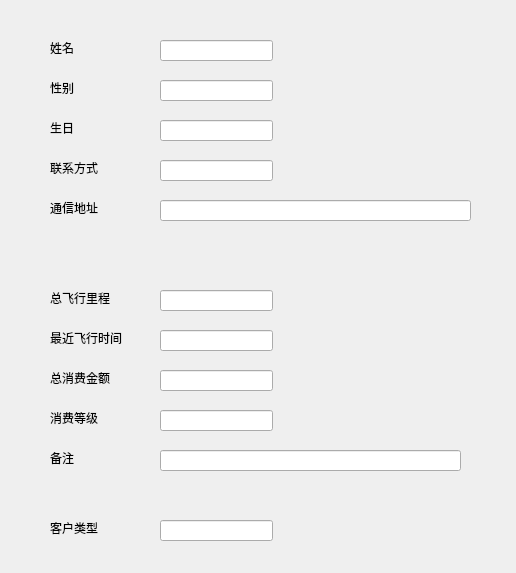
<?xml version="1.0" encoding="UTF-8"?>
<ui version="4.0">
 <class>Dialog</class>
 <widget class="QDialog" name="Dialog">
  <property name="geometry">
   <rect>
    <x>0</x>
    <y>0</y>
    <width>516</width>
    <height>573</height>
   </rect>
  </property>
  <property name="windowTitle">
   <string>详细信息</string>
  </property>
  <widget class="QLabel" name="label">
   <property name="geometry">
    <rect>
     <x>50</x>
     <y>40</y>
     <width>31</width>
     <height>16</height>
    </rect>
   </property>
   <property name="text">
    <string>姓名</string>
   </property>
  </widget>
  <widget class="QLabel" name="label_2">
   <property name="geometry">
    <rect>
     <x>50</x>
     <y>80</y>
     <width>31</width>
     <height>16</height>
    </rect>
   </property>
   <property name="text">
    <string>性别</string>
   </property>
  </widget>
  <widget class="QLabel" name="label_3">
   <property name="geometry">
    <rect>
     <x>50</x>
     <y>120</y>
     <width>31</width>
     <height>16</height>
    </rect>
   </property>
   <property name="text">
    <string>生日</string>
   </property>
  </widget>
  <widget class="QLabel" name="label_4">
   <property name="geometry">
    <rect>
     <x>50</x>
     <y>160</y>
     <width>71</width>
     <height>16</height>
    </rect>
   </property>
   <property name="text">
    <string>联系方式</string>
   </property>
  </widget>
  <widget class="QLabel" name="label_5">
   <property name="geometry">
    <rect>
     <x>50</x>
     <y>200</y>
     <width>61</width>
     <height>16</height>
    </rect>
   </property>
   <property name="text">
    <string>通信地址</string>
   </property>
  </widget>
  <widget class="QLabel" name="label_6">
   <property name="geometry">
    <rect>
     <x>50</x>
     <y>290</y>
     <width>81</width>
     <height>16</height>
    </rect>
   </property>
   <property name="text">
    <string>总飞行里程</string>
   </property>
  </widget>
  <widget class="QLabel" name="label_7">
   <property name="geometry">
    <rect>
     <x>50</x>
     <y>330</y>
     <width>101</width>
     <height>16</height>
    </rect>
   </property>
   <property name="text">
    <string>最近飞行时间</string>
   </property>
  </widget>
  <widget class="QLabel" name="label_8">
   <property name="geometry">
    <rect>
     <x>50</x>
     <y>370</y>
     <width>81</width>
     <height>16</height>
    </rect>
   </property>
   <property name="text">
    <string>总消费金额</string>
   </property>
  </widget>
  <widget class="QLabel" name="label_9">
   <property name="geometry">
    <rect>
     <x>50</x>
     <y>520</y>
     <width>81</width>
     <height>16</height>
    </rect>
   </property>
   <property name="text">
    <string>客户类型</string>
   </property>
  </widget>
  <widget class="QLabel" name="label_10">
   <property name="geometry">
    <rect>
     <x>50</x>
     <y>410</y>
     <width>81</width>
     <height>16</height>
    </rect>
   </property>
   <property name="text">
    <string>消费等级</string>
   </property>
  </widget>
  <widget class="QLabel" name="label_11">
   <property name="geometry">
    <rect>
     <x>50</x>
     <y>450</y>
     <width>81</width>
     <height>16</height>
    </rect>
   </property>
   <property name="text">
    <string>备注</string>
   </property>
  </widget>
  <widget class="QLineEdit" name="lineEdit">
   <property name="geometry">
    <rect>
     <x>160</x>
     <y>40</y>
     <width>113</width>
     <height>21</height>
    </rect>
   </property>
  </widget>
  <widget class="QLineEdit" name="lineEdit_2">
   <property name="geometry">
    <rect>
     <x>160</x>
     <y>80</y>
     <width>113</width>
     <height>21</height>
    </rect>
   </property>
  </widget>
  <widget class="QLineEdit" name="lineEdit_3">
   <property name="geometry">
    <rect>
     <x>160</x>
     <y>120</y>
     <width>113</width>
     <height>21</height>
    </rect>
   </property>
  </widget>
  <widget class="QLineEdit" name="lineEdit_4">
   <property name="geometry">
    <rect>
     <x>160</x>
     <y>160</y>
     <width>113</width>
     <height>21</height>
    </rect>
   </property>
  </widget>
  <widget class="QLineEdit" name="lineEdit_5">
   <property name="geometry">
    <rect>
     <x>160</x>
     <y>200</y>
     <width>311</width>
     <height>21</height>
    </rect>
   </property>
  </widget>
  <widget class="QLineEdit" name="lineEdit_6">
   <property name="geometry">
    <rect>
     <x>160</x>
     <y>290</y>
     <width>113</width>
     <height>21</height>
    </rect>
   </property>
  </widget>
  <widget class="QLineEdit" name="lineEdit_7">
   <property name="geometry">
    <rect>
     <x>160</x>
     <y>330</y>
     <width>113</width>
     <height>21</height>
    </rect>
   </property>
  </widget>
  <widget class="QLineEdit" name="lineEdit_8">
   <property name="geometry">
    <rect>
     <x>160</x>
     <y>370</y>
     <width>113</width>
     <height>21</height>
    </rect>
   </property>
  </widget>
  <widget class="QLineEdit" name="lineEdit_9">
   <property name="geometry">
    <rect>
     <x>160</x>
     <y>410</y>
     <width>113</width>
     <height>21</height>
    </rect>
   </property>
  </widget>
  <widget class="QLineEdit" name="lineEdit_10">
   <property name="geometry">
    <rect>
     <x>160</x>
     <y>450</y>
     <width>301</width>
     <height>21</height>
    </rect>
   </property>
  </widget>
  <widget class="QLineEdit" name="lineEdit_11">
   <property name="geometry">
    <rect>
     <x>160</x>
     <y>520</y>
     <width>113</width>
     <height>21</height>
    </rect>
   </property>
  </widget>
 </widget>
 <resources/>
 <connections/>
</ui>
